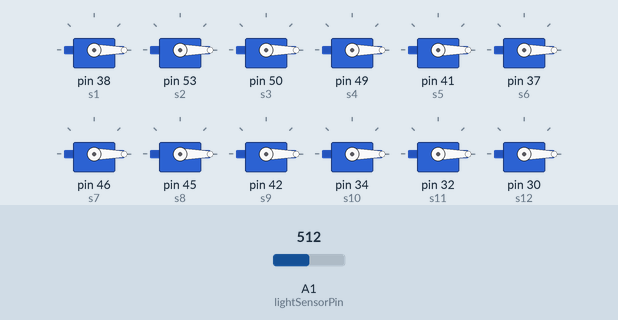
Recording of a sketch running on a simulated Arduino Mega 2560, built with avr-gcc and run on an emulated ATmega2560. On the bench: 12 × servo. The inputs (shaded band) are chosen by the test bench; at power-on: A1 (lightSensorPin) = 512. What the sketch prints to the serial monitor is not drawn.

Above: at 0.05 s.
At 8.05 s:
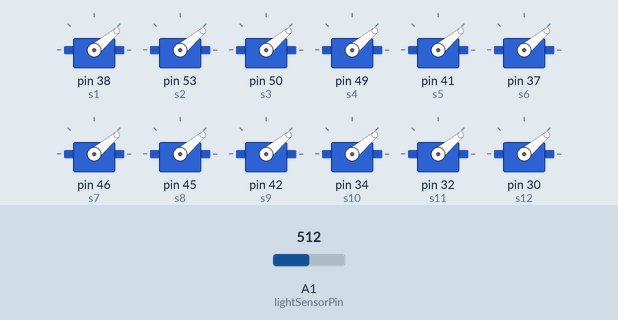
At 14.65 s:
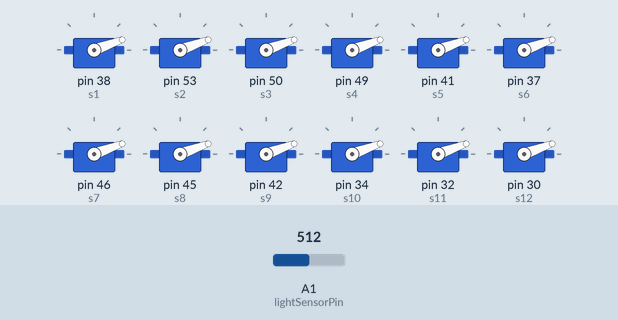
Timing chart, 0 to 24.0 s (numbered marks = the images above):
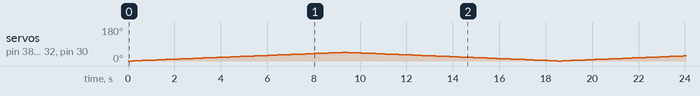

The sketch:

servos.ino
```cpp
#include<Servo.h>

Servo s1;
Servo s2;
Servo s3;
Servo s4;
Servo s5;
Servo s6;
Servo s7;
Servo s8;
Servo s9;
Servo s10;
Servo s11;
Servo s12;
Servo s13;
Servo s14;
Servo s15;


int angle = 0; // pannel position
int lightSensorPin = A1; // light sensor
int lightSensorValue = 0; // light sensor value
int targetAngle = 0;

void setup() {
  s1.attach(38);
  s2.attach(53);
  s3.attach(50);
  s4.attach(49);
  s5.attach(41);
  s6.attach(37);
  s7.attach(46);
  s8.attach(45);
  s9.attach(42);
  s10.attach(34);
  s11.attach(32);
  s12.attach(30);
  s13.attach(26);
  s14.attach(24);
  s15.attach(22);


  Serial.begin(9600);
}

void loop() {

  lightSensorValue = analogRead(lightSensorPin); // reads the value in the sensor

  targetAngle = map(lightSensorValue, 200 , 1023, 0, 45); // maps the value to 0 - 120 for the position of the servo

  /*if (angle < targetAngle) {
    while (s1.read() < targetAngle) {
      s1.write(angle);
      s2.write(angle);
      s3.write(angle);
      s4.write(angle);
      s5.write(angle);
      s6.write(angle);
      s7.write(angle);
      s8.write(angle);
      s9.write(angle);
      s10.write(angle);
      s11.write(angle);
      s12.write(angle);
      s13.write(angle);
      s14.write(angle);
      s15.write(angle);
      angle++;
      delay(100);
    }
    }

    if (angle > targetAngle) {
    while (s1.read() > targetAngle) {
      angle--;
      s1.write(angle);
      s2.write(angle);
      s3.write(angle);
      s4.write(angle);
      s5.write(angle);
      s6.write(angle);
      s7.write(angle);
      s8.write(angle);
      s9.write(angle);
      s10.write(angle);
      s11.write(angle);
      s12.write(angle);
      s13.write(angle);
      s14.write(angle);
      s15.write(angle);
      delay(100);
    }
    }
*/
  for (int i = 0; i < 46; i++) {
    s1.write(i);
    s2.write(i);
    s3.write(i);
    s4.write(i);
    s5.write(i);
    s6.write(i);
    s7.write(i);
    s8.write(i);
    s9.write(i);
    s10.write(i);
    s11.write(i);
    s12.write(i);
    s13.write(i);
    s14.write(i);
    s15.write(i);
    delay(200);
  }
    for (int i = 46; i > 0; i--) {
    s1.write(i);
    s2.write(i);
    s3.write(i);
    s4.write(i);
    s5.write(i);
    s6.write(i);
    s7.write(i);
    s8.write(i);
    s9.write(i);
    s10.write(i);
    s11.write(i);
    s12.write(i);
    s13.write(i);
    s14.write(i);
    s15.write(i);
    delay(200);
  }
 /* s1.write(0);
  s2.write(0);
  s3.write(0);
  s4.write(0);
  s5.write(0);
  s6.write(0);
  s7.write(0);
  s8.write(0);
  s9.write(0);
  s10.write(0);
  s11.write(0);
  s12.write(0);
  s13.write(0);
  s14.write(0);
  s5.write(0);*/


  Serial.print(lightSensorValue);
  Serial.print(",");
  Serial.print(angle);
  Serial.print(",");
  Serial.print(targetAngle);
  Serial.print(",");
  Serial.println(s1.read());
}
```
